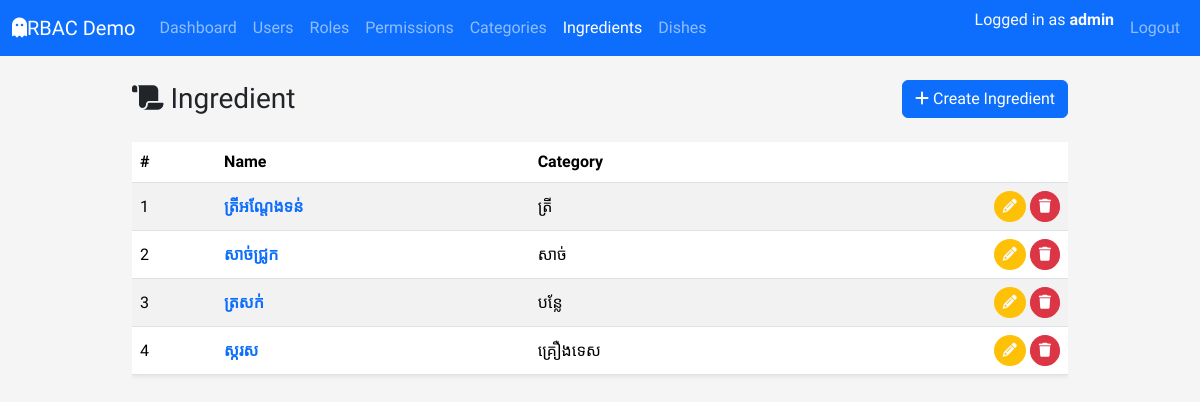
/ingredient/ (signed in), run on an earlier commit of the app's database.
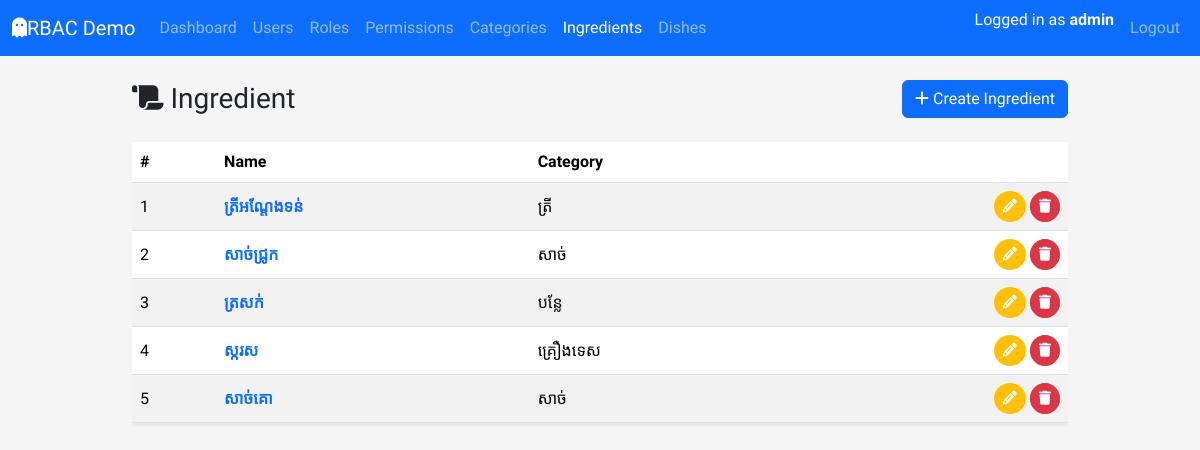
And on a later commit of the database.
### app/models/ingredient.py (models this page shows, shortened)
class IngredientTable(db.Model):
    __tablename__ = "tbl_ingredients"
    id = db.Column(db.Integer, primary_key=True)
    name = db.Column(db.String(100), unique=True, nullable=False)
    category_id = db.Column(db.Integer, db.ForeignKey("tbl_categories.id"), nullable=False) # one-to-many relationship
    created_at = db.Column(db.DateTime, default=datetime.utcnow, nullable=False)
    updated_at = db.Column(db.DateTime, default=datetime.utcnow,onupdate=datetime.utcnow, nullable=False)
    category = db.relationship("CategoryTable", back_populates="ingredients")
    dishes = db.relationship("DishTable",secondary=tbl_dish_ingredients, back_populates="ingredients")

### app/models/category.py (models this page shows, shortened)
class CategoryTable(db.Model):
    __tablename__ = "tbl_categories"
    id = db.Column(db.Integer, primary_key=True)
    name = db.Column(db.String(100), unique=True, nullable=False)
    description = db.Column(db.Text, nullable=True)
    ingredients = db.relationship(
        "IngredientTable",
        back_populates="category",
        cascade="all, delete-orphan",
        lazy="select"
    )

### app/routes/ingredient_route.py (the view)
@ingredient_bp.route('/')
@login_required
@permission_required(Perm.INGREDIENT_READ)
def index():
    ingredients = IngredientService.get_all_ingredients()
    return render_template('ingredients/index.html', ingredients=ingredients)

### app/models/user.py (called while the page is built)
    def get_permission_codes(self) -> set[str]:
        return {perm.code for role in self.roles for perm in role.permissions}

    def has_permission(self, permission_code: str) -> bool:
        return permission_code in self.get_permission_codes()

### app/services/ingredient_service.py (called while the page is built)
    @staticmethod
    def get_all_ingredients() -> List[IngredientTable]:
        return IngredientTable.query.order_by(IngredientTable.id.asc()).all()

### app/templates/ingredients/index.html (shortened to what this page needs)
{% extends "layouts/base.html" %}  {% block content %}
<div class="d-flex justify-content-between align-items-center mb-4">
  <h1 class="h3 mb-0"><i class="fa-solid fa-scroll"></i> Ingredient</h1>
  <a href="{{ url_for('tbl_ingredient.create') }}" class="btn btn-primary"
    ><i class="fa-solid fa-plus"></i> Create Ingredient</a
  >
</div>
{% if ingredients %}
<div class="table-responsive">
  <table
    class="table table-striped  table-hover align-middle shadow-sm"
  >
    <thead>
      <tr>
        <th>#</th>
        <th>Name</th>
        <th>Category</th>
        <th class="text-end"></th>
      </tr>
    </thead>
    <tbody>
      {% for ingredient in ingredients %}
      <tr>
        <td>{{ loop.index }}</td>
        <td>
          <a
            href="{{url_for('tbl_ingredient.detail', ingredient_id=ingredient.id)}}"
            class="text-decoration-none fw-semibold"
            >{{ ingredient.name }}</a
          >
        </td>
      <td>
        {% if ingredient.category %}
          {{ ingredient.category.name }}
        {% else %}
          <span class="text-muted">No Category</span>
        {% endif %}
        </td>
        <td class="text-end">
          <a
            href="{{ url_for('tbl_ingredient.edit', ingredient_id=ingredient.id) }}"
            class="btn btn-sm btn-warning rounded-circle text-light"
            title="Edit"
            ><i class="fa-solid fa-pencil"></i
          ></a>
          <a
            href="{{ url_for('tbl_ingredient.delete_confirm', ingredient_id=ingredient.id) }}"
            class="btn btn-sm btn-danger rounded-circle"
            title="Delete"
            ><i class="fa-solid fa-trash"></i
          ></a>
        </td>
      </tr>
      {% endfor %}
    </tbody>
  </table>
</div>
{% else %}
  <div class="alert alert-info">
    No ingredient found.
  <a href="{{ url_for('tbl_ingredient.create') }}">Create the first Ingredient</a>
</div>
{% endif %}
{% endblock %}

What changed in the data, as far as the page shows it:
added IngredientTable: name "សាច់គោ", category.name "សាច់"
